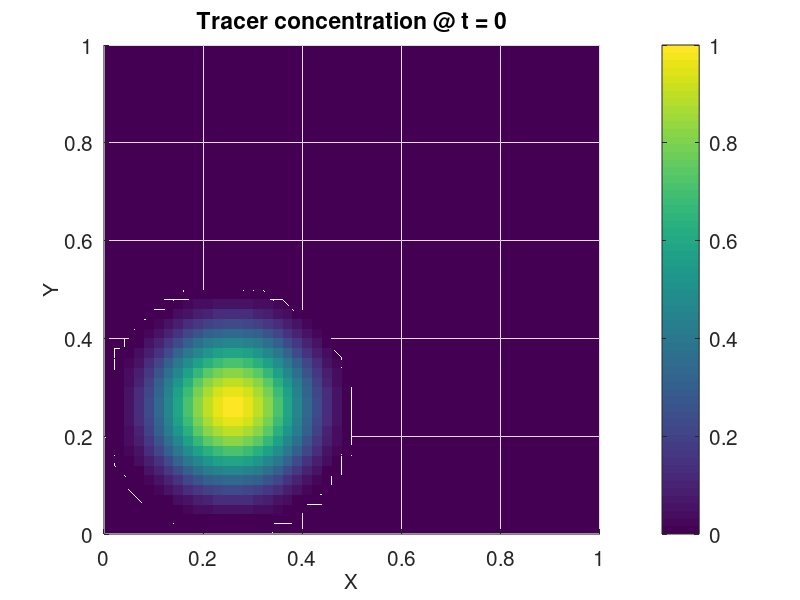
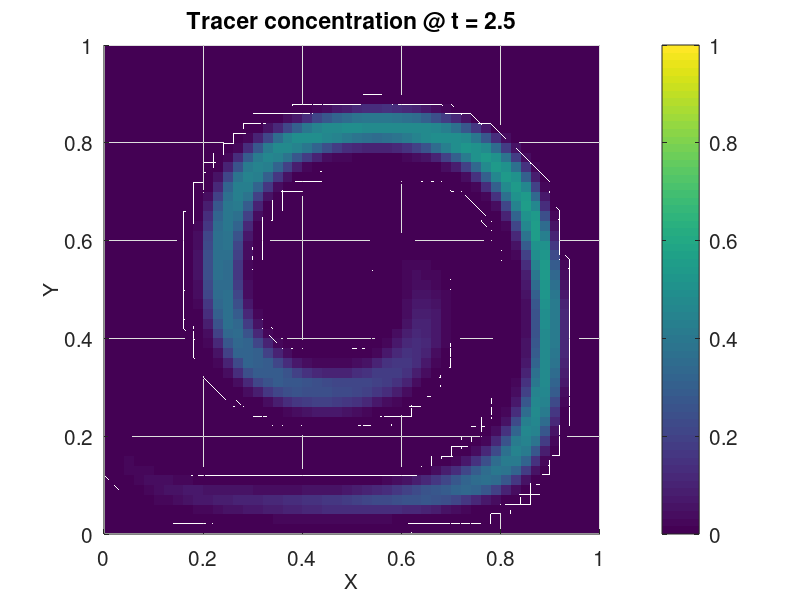
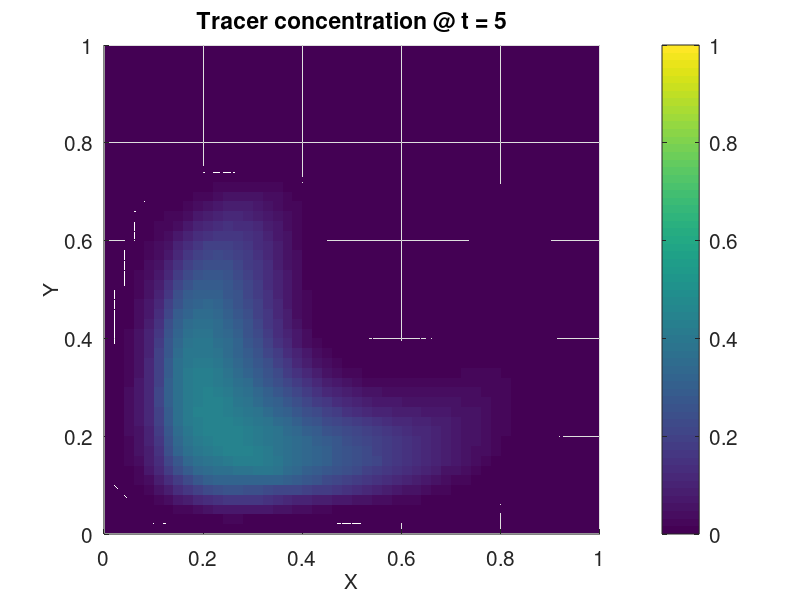

Write the MATLAB code that produced these figures, in order.
function [] = plm (dx, USE_STRANG_SPLITTING, USE_EASTER)
% plm (dx, USE_STRANG_SPLITTING, USE_EASTER)
%
% Arguments:
% dx                    : (OPTIONAL) Grid spacing (Default: 0.02)
% USE_STRANG_SPLITTING  : (OPTIONAL) Whether to use Strang splitting (Default: true)
% USE_EASTER            : (OPTIONAL) Whether to use Easter's pseudocompressibility approach (Default: true)

if nargin == 0
    dx = 0.02;
end
if nargin <= 1
    USE_STRANG_SPLITTING = true;
end
if nargin <= 2
    USE_EASTER = true;
end

% Initialization
[X, Y, tracer, dt] = initialize(dx);
plot_tracer(X, Y, tracer, 0)

% Advect 2.5 units and plot
tracer = advect_tracer(X, Y, tracer, dx, dt, 0, 2.5, USE_STRANG_SPLITTING, USE_EASTER);
plot_tracer(X, Y, tracer, 2.5)

% Advect from time 2.5 to 5 and plot
tracer = advect_tracer(X, Y, tracer, dx, dt, 2.5, 5, USE_STRANG_SPLITTING, USE_EASTER);
plot_tracer(X, Y, tracer, 5)


end

% ===============================================================================================
function tracer = advect_tracer(X, Y, tracer, dx, dt, time_begin, time_end, USE_STRANG_SPLITTING, USE_EASTER)

time = time_begin;
first_x_then_y = true;

% ******************************************************************************
% MAIN LOOP
% ******************************************************************************
while time < time_end

    % Adapt timestep at the very last step, if time_end is not a multiple of dt
    if time_end - time < dt
        dt = time_end - time;
    end
    
    % Compute interface winds, centered in time.
    [u, v] = described_wind(time + dt/2, X, Y, dx);
    
    rho = 1; % Pseudodensity
    tracer_rho = tracer(2:end-1, 2:end-1) .* rho; % Tracer times density
    
    if ~USE_STRANG_SPLITTING
        first_x_then_y = true;
    end
    
    % Advance in time by reversing the order of integration every timestep (Strang splitting)
    if first_x_then_y
        [tracer, rho, tracer_rho] = compute_x_direction(dx, dt, u, tracer, rho, tracer_rho, USE_EASTER);    
        tracer                    = compute_y_direction(dx, dt, v, tracer, rho, tracer_rho, USE_EASTER);
        first_x_then_y = false;
    else
        [tracer, rho, tracer_rho] = compute_y_direction(dx, dt, v, tracer, rho, tracer_rho, USE_EASTER);
        tracer                    = compute_x_direction(dx, dt, u, tracer, rho, tracer_rho, USE_EASTER); 
        first_x_then_y = true;
    end
    
    time = time + dt;
    
end

end

% ==========================================================================================
function [tracer, rho, tracer_rho] = compute_x_direction(dx, dt, u, tracer, rho, tracer_rho, USE_EASTER)

% Compute one-dimensional scalar flux
F_x = compute_fluxes(dx, dt, u, tracer);

if USE_EASTER
    % Update pseudodensity
    rho = rho - (dt/dx) * (u(:,2:end) - u(:,1:end-1)); % Durran's equation (5.95)
    % Update tracer mass
    tracer_rho = tracer_rho - (dt/dx) * (F_x(:,2:end) - F_x(:,1:end-1)); % eq. (5.96)
    % Update tracer concentrations
    tracer(2:end-1, 2:end-1) = tracer_rho ./ rho; % eq. (5.97)
else
    tracer(2:end-1, 2:end-1) = tracer(2:end-1, 2:end-1) - (dt/dx) * (F_x(:,2:end) - F_x(:,1:end-1));
end

end

% ==========================================================================================
function [tracer, rho, tracer_rho] = compute_y_direction(dx, dt, v, tracer, rho, tracer_rho, USE_EASTER)

% With some transpose-magic, the same flux-computation function can be used for both u and v
F_y = compute_fluxes(dx, dt, v', tracer')';

if USE_EASTER
    rho = rho - (dt/dx) * (v(2:end,:) - v(1:end-1,:)); % Durran's equation (5.98)
    tracer_rho = tracer_rho - (dt/dx) * (F_y(2:end,:) - F_y(1:end-1,:)); % eq. (5.99)
    tracer(2:end-1, 2:end-1) = tracer_rho ./ rho; % eq. (5.100)
else
    tracer(2:end-1, 2:end-1) = tracer(2:end-1, 2:end-1) - (dt/dx) * (F_y(2:end,:) - F_y(1:end-1,:));
end

end

% ============================================
function slope = compute_limited_slope(tracer)
% This function selects the smallest magnitude slope from a set of three slopes 
% (first order forward and backward, and second order centered).

N = size(tracer,1);
slope_centered = zeros(N-2,N-2);
slope_right = zeros(N-2,N-2);
slope_left = zeros(N-2,N-2);

% Compute the three slopes
slope_centered = (tracer(2:end-1,3:end) - tracer(2:end-1,1:end-2)) / 2;
slope_right = 2 * (tracer(2:end-1,3:end) - tracer(2:end-1,2:end-1));
slope_left = 2 * (tracer(2:end-1,2:end-1) - tracer(2:end-1,1:end-2));

slope_interior_points = zeros(N-2,N-2);
p_i = slope_centered > 0 & slope_left > 0 & slope_right > 0; % All slopes positive
n_i = slope_centered < 0 & slope_left < 0 & slope_right < 0; % All negative
slope_interior_points(p_i) = min([slope_centered(p_i), slope_left(p_i), slope_right(p_i)], [], 2);
slope_interior_points(n_i) = max([slope_centered(n_i), slope_left(n_i), slope_right(n_i)], [], 2);
% Now, local minima and maxima have slope = 0, corresponding to an upwind scheme.

slope = zeros(size(tracer));
slope(2:end-1,2:end-1) = slope_interior_points;

end

% =================================================
function F = compute_fluxes(dx, dt, u_or_v, tracer)
% Computes one-dimensional fluxes in either direction.

c = u_or_v * dt/dx; % Courant

slope = compute_limited_slope(tracer);

% Use different formulae for positive and negative flow directions. 
% The first one is from the lecture notes, and the second one is straightforward to derive.
F_positive_c = u_or_v .* (tracer(2:end-1,1:end-1) - 0.5 * slope(2:end-1,1:end-1) .* (c - 1));
F_negative_c = u_or_v .* (tracer(2:end-1,2:end) - 0.5 * slope(2:end-1,2:end) .* (c + 1));
F = zeros(size(u_or_v));
F(c <  0) = F_negative_c(c <  0);
F(c >= 0) = F_positive_c(c >= 0);

end

% ===========================================
function [u, v] = described_wind(t, X, Y, dx)
% Described wind components

u = zeros(size(X,1)-2, size(X,2)-1);
v = zeros(size(X,1)-1, size(X,2)-2);

% Sample at interfaces.
X_i = X + 0.5*dx;
Y_i = Y + 0.5*dx;

% Described velocities
u = sin(pi * X_i(2:end-1, 1:end-1)).^2 .* sin(2*pi * Y_i(2:end-1, 1:end-1)) * cos(pi*t/5);
v = -sin(2*pi * X_i(1:end-1, 2:end-1)) .* sin(pi * Y_i(1:end-1, 2:end-1)).^2 * cos(pi*t/5);

end

% ===========================================
function [X, Y, tracer, dt] = initialize(dx)
% Initialization function

MAX_COURANT = 0.5;

x = 0:dx:1;
y = x;
[X,Y] = meshgrid(x, y); % Create 2D meshes of coordinates for convenience.

% Gaussian bell
r = min(1, 4*sqrt((X-1/4).^2 + (Y-1/4).^2));
tracer = 0.5 * (1 + cos(pi*r));

% Compute timestep based on maximum L1-norm of the wind.
[u0, v0] = described_wind(0, X, Y, dx);
U_L1_norm = abs(u0(:)) + abs(v0(:));
dt = MAX_COURANT * dx / max(U_L1_norm);

end

% ===================================
function plot_tracer(X, Y, tracer, t)

figure;
surf(X, Y, tracer, 'edgecolor','none')
view(2)
title(['Tracer concentration @ t = ', num2str(t)], 'fontsize', 15)
set(gca, 'fontsize', 15)
set (gca, 'color', 'b')
ylabel('Y', 'fontsize', 15)
xlabel('X', 'fontsize', 15)
colorbar('fontsize', 15)
caxis([0,1])
display(['Maximum value @ t = ', num2str(t), ': ', num2str(max(tracer(:)))])

end
